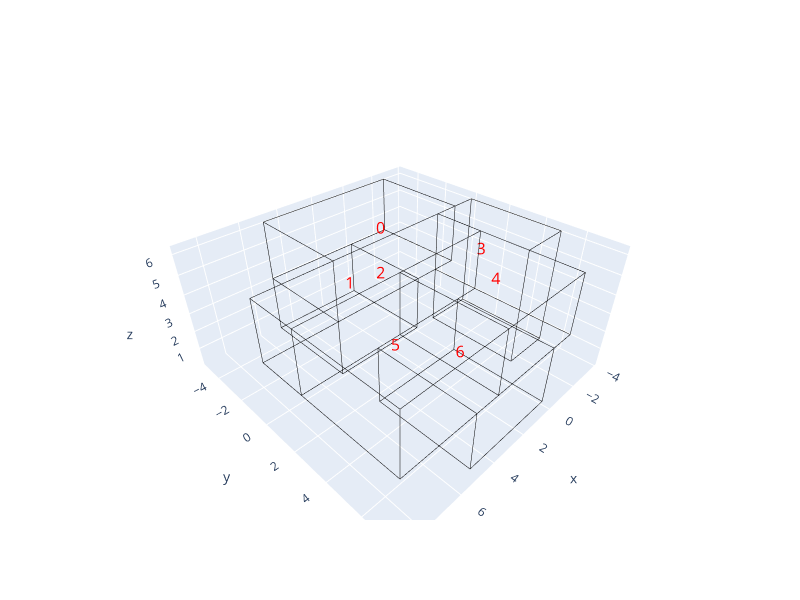

Notebook code cell kept with this figure:
### Markdown cell above
## 9. Label cells to identify rooms

### Code cell
import plotly.graph_objects as go
fig = go.Figure()

for i, v in enumerate(cell_vertices):
    fig.add_trace(go.Scatter3d(
        x=[v.X()], y=[v.Y()], z=[v.Z()],
        mode='text', text=[str(i)],
        textfont=dict(size=16, color='red'),
        showlegend=False
    ))

for e in Topology.Edges(cellcomplex):
    vs = Topology.Vertices(e)
    fig.add_trace(go.Scatter3d(
        x=[vs[0].X(), vs[1].X()], y=[vs[0].Y(), vs[1].Y()], z=[vs[0].Z(), vs[1].Z()],
        mode='lines', line=dict(color='black', width=1),
        showlegend=False
    ))

fig.update_layout(width=800, height=600, scene=dict(bgcolor='white'))
fig.show()

### Figure 1 — Plotly figure (JSON) as saved in the notebook; plotly's stock layout.template omitted (floating-point values rounded to 4 significant figures)
{"data": [{"mode": "text", "showlegend": false, "text": ["0"], "textfont": {"color": "red", "size": 16}, "type": "scatter3d", "x": [0.9167], "y": [-1.667], "z": [4.5]}, {"mode": "text", "showlegend": false, "text": ["1"], "textfont": {"color": "red", "size": 16}, "type": "scatter3d", "x": [2.639], "y": [-2.222], "z": [1.867]}, {"mode": "text", "showlegend": false, "text": ["2"], "textfont": {"color": "red", "size": 16}, "type": "scatter3d", "x": [3.6], "y": [1.2], "z": [4.52]}, {"mode": "text", "showlegend": false, "text": ["3"], "textfont": {"color": "red", "size": 16}, "type": "scatter3d", "x": [-2.228], "y": [2.065], "z": [3.591]}, {"mode": "text", "showlegend": false, "text": ["4"], "textfont": {"color": "red", "size": 16}, "type": "scatter3d", "x": [0.4808], "y": [4.808], "z": [4.469]}, {"mode": "text", "showlegend": false, "text": ["5"], "textfont": {"color": "red", "size": 16}, "type": "scatter3d", "x": [6.25], "y": [4.773], "z": [4.427]}, {"mode": "text", "showlegend": false, "text": ["6"], "textfont": {"color": "red", "size": 16}, "type": "scatter3d", "x": [2.75], "y": [5.0], "z": [2]}, {"line": {"color": "black", "width": 1}, "mode": "lines", "showlegend": false, "type": "scatter3d", "x": [0, -2.5], "y": [-5, -5.0], "z": [3.2, 3.2]}, {"line": {"color": "black", "width": 1}, "mode": "lines", "showlegend": false, "type": "scatter3d", "x": [0, 0], "y": [0, -5], "z": [3.2, 3.2]}, {"line": {"color": "black", "width": 1}, "mode": "lines", "showlegend": false, "type": "scatter3d", "x": [-1.25, 0], "y": [8e-06, 0], "z": [3.2, 3.2]}, {"line": {"color": "black", "width": 1}, "mode": "lines", "showlegend": false, "type": "scatter3d", "x": [-2.5, -1.25], "y": [8e-06, 8e-06], "z": [3.2, 3.2]}, {"line": {"color": "black", "width": 1}, "mode": "lines", "showlegend": false, "type": "scatter3d", "x": [-2.5, -2.5], "y": [-5.0, 8e-06], "z": [3.2, 3.2]}, {"line": {"color": "black", "width": 1}, "mode": "lines", "showlegend": false, "type": "scatter3d", "x": [0, 5.0], "y": [-5, -5.0], "z": [3.2, 3.2]}, {"line": {"color": "black", "width": 1}, "mode": "lines", "showlegend": false, "type": "scatter3d", "x": [5.0, 5.0], "y": [-5.0, -5.0], "z": [3.2, 6.2]}, {"line": {"color": "black", "width": 1}, "mode": "lines", "showlegend": false, "type": "scatter3d", "x": [5.0, -2.5], "y": [-5.0, -5.0], "z": [6.2, 6.2]}, {"line": {"color": "black", "width": 1}, "mode": "lines", "showlegend": false, "type": "scatter3d", "x": [-2.5, -2.5], "y": [-5.0, -5.0], "z": [6.2, 3.2]}, {"line": {"color": "black", "width": 1}, "mode": "lines", "showlegend": false, "type": "scatter3d", "x": [5.0, 5.0], "y": [4e-06, -5.0], "z": [3.2, 3.2]}, {"line": {"color": "black", "width": 1}, "mode": "lines", "showlegend": false, "type": "scatter3d", "x": [3.75, 5.0], "y": [8e-06, 4e-06], "z": [3.2, 3.2]}, {"line": {"color": "black", "width": 1}, "mode": "lines", "showlegend": false, "type": "scatter3d", "x": [0, 3.75], "y": [0, 8e-06], "z": [3.2, 3.2]}, {"line": {"color": "black", "width": 1}, "mode": "lines", "showlegend": false, "type": "scatter3d", "x": [5.0, 5.0], "y": [8e-06, 4e-06], "z": [6.2, 3.2]}, {"line": {"color": "black", "width": 1}, "mode": "lines", "showlegend": false, "type": "scatter3d", "x": [3.75, 5.0], "y": [8e-06, 8e-06], "z": [6.2, 6.2]}, {"line": {"color": "black", "width": 1}, "mode": "lines", "showlegend": false, "type": "scatter3d", "x": [-1.25, 3.75], "y": [8e-06, 8e-06], "z": [6.2, 6.2]}, {"line": {"color": "black", "width": 1}, "mode": "lines", "showlegend": false, "type": "scatter3d", "x": [-1.25, -1.25], "y": [8e-06, 8e-06], "z": [4.7, 6.2]}, {"line": {"color": "black", "width": 1}, "mode": "lines", "showlegend": false, "type": "scatter3d", "x": [-1.25, -1.25], "y": [8e-06, 8e-06], "z": [3.2, 4.7]}, {"line": {"color": "black", "width": 1}, "mode": "lines", "showlegend": false, "type": "scatter3d", "x": [-2.5, -1.25], "y": [8e-06, 8e-06], "z": [6.2, 6.2]}, {"line": {"color": "black", "width": 1}, "mode": "lines", "showlegend": false, "type": "scatter3d", "x": [-2.5, -2.5], "y": [8e-06, 8e-06], "z": [3.2, 6.2]}, {"line": {"color": "black", "width": 1}, "mode": "lines", "showlegend": false, "type": "scatter3d", "x": [-2.5, -2.5], "y": [-5.0, 8e-06], "z": [6.2, 6.2]}, {"line": {"color": "black", "width": 1}, "mode": "lines", "showlegend": false, "type": "scatter3d", "x": [5.0, 5.0], "y": [8e-06, -5.0], "z": [6.2, 6.2]}, {"line": {"color": "black", "width": 1}, "mode": "lines", "showlegend": false, "type": "scatter3d", "x": [0, 5], "y": [-5, -5], "z": [0.2, 0.2]}, {"line": {"color": "black", "width": 1}, "mode": "lines", "showlegend": false, "type": "scatter3d", "x": [5, 5.0], "y": [-5, -5.0], "z": [0.2, 3.2]}, {"line": {"color": "black", "width": 1}, "mode": "lines", "showlegend": false, "type": "scatter3d", "x": [0, 0], "y": [-5, -5], "z": [3.2, 0.2]}, {"line": {"color": "black", "width": 1}, "mode": "lines", "showlegend": false, "type": "scatter3d", "x": [5, 5], "y": [-5, 0], "z": [0.2, 0.2]}, {"line": {"color": "black", "width": 1}, "mode": "lines", "showlegend": false, "type": "scatter3d", "x": [5, 5.0], "y": [0, 4e-06], "z": [0.2, 3.2]}, {"line": {"color": "black", "width": 1}, "mode": "lines", "showlegend": false, "type": "scatter3d", "x": [5, 0], "y": [0, 0], "z": [0.2, 0.2]}, {"line": {"color": "black", "width": 1}, "mode": "lines", "showlegend": false, "type": "scatter3d", "x": [0, 0], "y": [0, 0], "z": [0.2, 3.2]}, {"line": {"color": "black", "width": 1}, "mode": "lines", "showlegend": false, "type": "scatter3d", "x": [0, 0], "y": [0, -5], "z": [0.2, 0.2]}, {"line": {"color": "black", "width": 1}, "mode": "lines", "showlegend": false, "type": "scatter3d", "x": [-1.25, -1.25], "y": [8e-06, 1.25], "z": [3.2, 3.2]}, {"line": {"color": "black", "width": 1}, "mode": "lines", "showlegend": false, "type": "scatter3d", "x": [-1.25, -1.25], "y": [1.25, 2.5], "z": [3.2, 3.2]}, {"line": {"color": "black", "width": 1}, "mode": "lines", "showlegend": false, "type": "scatter3d", "x": [-1.25, 1.3e-05], "y": [2.5, 2.5], "z": [3.2, 3.2]}, {"line": {"color": "black", "width": 1}, "mode": "lines", "showlegend": false, "type": "scatter3d", "x": [1.3e-05, 3.75], "y": [2.5, 2.5], "z": [3.2, 3.2]}, {"line": {"color": "black", "width": 1}, "mode": "lines", "showlegend": false, "type": "scatter3d", "x": [3.75, 5.0], "y": [2.5, 2.5], "z": [3.2, 3.2]}, {"line": {"color": "black", "width": 1}, "mode": "lines", "showlegend": false, "type": "scatter3d", "x": [5.0, 8.75], "y": [2.5, 2.5], "z": [3.2, 3.2]}, {"line": {"color": "black", "width": 1}, "mode": "lines", "showlegend": false, "type": "scatter3d", "x": [8.75, 8.75], "y": [2.5, 1.25], "z": [3.2, 3.2]}, {"line": {"color": "black", "width": 1}, "mode": "lines", "showlegend": false, "type": "scatter3d", "x": [8.75, 8.75], "y": [1.25, 8e-06], "z": [3.2, 3.2]}, {"line": {"color": "black", "width": 1}, "mode": "lines", "showlegend": false, "type": "scatter3d", "x": [8.75, 5.0], "y": [8e-06, 4e-06], "z": [3.2, 3.2]}, {"line": {"color": "black", "width": 1}, "mode": "lines", "showlegend": false, "type": "scatter3d", "x": [8.75, 5.0], "y": [8e-06, 8e-06], "z": [6.2, 6.2]}, {"line": {"color": "black", "width": 1}, "mode": "lines", "showlegend": false, "type": "scatter3d", "x": [8.75, 8.75], "y": [8e-06, 8e-06], "z": [4.7, 6.2]}, {"line": {"color": "black", "width": 1}, "mode": "lines", "showlegend": false, "type": "scatter3d", "x": [8.75, 8.75], "y": [8e-06, 8e-06], "z": [3.2, 4.7]}, {"line": {"color": "black", "width": 1}, "mode": "lines", "showlegend": false, "type": "scatter3d", "x": [-1.25, -1.25], "y": [1.25, 8e-06], "z": [6.2, 6.2]}, {"line": {"color": "black", "width": 1}, "mode": "lines", "showlegend": false, "type": "scatter3d", "x": [8.75, 8.75], "y": [8e-06, 1.25], "z": [6.2, 6.2]}, {"line": {"color": "black", "width": 1}, "mode": "lines", "showlegend": false, "type": "scatter3d", "x": [8.75, 8.75], "y": [1.25, 2.5], "z": [6.2, 6.2]}, {"line": {"color": "black", "width": 1}, "mode": "lines", "showlegend": false, "type": "scatter3d", "x": [8.75, 3.75], "y": [2.5, 2.5], "z": [6.2, 6.2]}, {"line": {"color": "black", "width": 1}, "mode": "lines", "showlegend": false, "type": "scatter3d", "x": [3.75, -1.25], "y": [2.5, 2.5], "z": [6.2, 6.2]}, {"line": {"color": "black", "width": 1}, "mode": "lines", "showlegend": false, "type": "scatter3d", "x": [-1.25, -1.25], "y": [2.5, 1.25], "z": [6.2, 6.2]}, {"line": {"color": "black", "width": 1}, "mode": "lines", "showlegend": false, "type": "scatter3d", "x": [-1.25, -1.25], "y": [2.5, 2.5], "z": [6.2, 4.7]}, {"line": {"color": "black", "width": 1}, "mode": "lines", "showlegend": false, "type": "scatter3d", "x": [-1.25, -1.25], "y": [2.5, 2.5], "z": [4.7, 3.2]}, {"line": {"color": "black", "width": 1}, "mode": "lines", "showlegend": false, "type": "scatter3d", "x": [3.75, 3.75], "y": [2.5, 2.5], "z": [6.2, 3.2]}, {"line": {"color": "black", "width": 1}, "mode": "lines", "showlegend": false, "type": "scatter3d", "x": [8.75, 8.75], "y": [2.5, 2.5], "z": [4.7, 3.2]}, {"line": {"color": "black", "width": 1}, "mode": "lines", "showlegend": false, "type": "scatter3d", "x": [8.75, 8.75], "y": [2.5, 2.5], "z": [6.2, 4.7]}, {"line": {"color": "black", "width": 1}, "mode": "lines", "showlegend": false, "type": "scatter3d", "x": [-1.25, -3.75], "y": [5.0, 5.0], "z": [6.2, 6.2]}, {"line": {"color": "black", "width": 1}, "mode": "lines", "showlegend": false, "type": "scatter3d", "x": [-3.75, -3.75], "y": [5.0, 2.5], "z": [6.2, 6.2]}, {"line": {"color": "black", "width": 1}, "mode": "lines", "showlegend": false, "type": "scatter3d", "x": [-3.75, -3.75], "y": [2.5, 8e-06], "z": [6.2, 6.2]}, {"line": {"color": "black", "width": 1}, "mode": "lines", "showlegend": false, "type": "scatter3d", "x": [-3.75, -2.5], "y": [8e-06, 8e-06], "z": [6.2, 6.2]}, {"line": {"color": "black", "width": 1}, "mode": "lines", "showlegend": false, "type": "scatter3d", "x": [-1.25, -1.25], "y": [2.5, 5.0], "z": [6.2, 6.2]}, {"line": {"color": "black", "width": 1}, "mode": "lines", "showlegend": false, "type": "scatter3d", "x": [-3.75, -3.75], "y": [8e-06, 8e-06], "z": [3.2, 0.2]}, {"line": {"color": "black", "width": 1}, "mode": "lines", "showlegend": false, "type": "scatter3d", "x": [-3.75, -3.75], "y": [8e-06, 8e-06], "z": [6.2, 3.2]}, {"line": {"color": "black", "width": 1}, "mode": "lines", "showlegend": false, "type": "scatter3d", "x": [-1.25, -1.25], "y": [8e-06, 8e-06], "z": [0.2, 3.2]}, {"line": {"color": "black", "width": 1}, "mode": "lines", "showlegend": false, "type": "scatter3d", "x": [-3.75, -1.25], "y": [8e-06, 8e-06], "z": [0.2, 0.2]}, {"line": {"color": "black", "width": 1}, "mode": "lines", "showlegend": false, "type": "scatter3d", "x": [-1.25, -1.25], "y": [5.0, 5.0], "z": [3.2, 6.2]}, {"line": {"color": "black", "width": 1}, "mode": "lines", "showlegend": false, "type": "scatter3d", "x": [-1.25, -1.25], "y": [2.5, 5.0], "z": [3.2, 3.2]}, {"line": {"color": "black", "width": 1}, "mode": "lines", "showlegend": false, "type": "scatter3d", "x": [-1.25, -1.25], "y": [5.0, 5.0], "z": [0.2, 3.2]}, {"line": {"color": "black", "width": 1}, "mode": "lines", "showlegend": false, "type": "scatter3d", "x": [-1.25, -1.25], "y": [2.5, 5.0], "z": [0.2, 0.2]}, {"line": {"color": "black", "width": 1}, "mode": "lines", "showlegend": false, "type": "scatter3d", "x": [-1.25, -1.25], "y": [8e-06, 2.5], "z": [0.2, 0.2]}, {"line": {"color": "black", "width": 1}, "mode": "lines", "showlegend": false, "type": "scatter3d", "x": [-1.25, -3.75], "y": [5.0, 5.0], "z": [0.2, 0.2]}, {"line": {"color": "black", "width": 1}, "mode": "lines", "showlegend": false, "type": "scatter3d", "x": [-3.75, -3.75], "y": [5.0, 5.0], "z": [0.2, 3.2]}, {"line": {"color": "black", "width": 1}, "mode": "lines", "showlegend": false, "type": "scatter3d", "x": [-3.75, -3.75], "y": [5.0, 5.0], "z": [3.2, 6.2]}, {"line": {"color": "black", "width": 1}, "mode": "lines", "showlegend": false, "type": "scatter3d", "x": [-3.75, -3.75], "y": [5.0, 2.5], "z": [0.2, 0.2]}, {"line": {"color": "black", "width": 1}, "mode": "lines", "showlegend": false, "type": "scatter3d", "x": [-3.75, -3.75], "y": [2.5, 8e-06], "z": [0.2, 0.2]}, {"line": {"color": "black", "width": 1}, "mode": "lines", "showlegend": false, "type": "scatter3d", "x": [1.3e-05, 1.3e-05], "y": [7.5, 2.5], "z": [3.2, 3.2]}, {"line": {"color": "black", "width": 1}, "mode": "lines", "showlegend": false, "type": "scatter3d", "x": [-1.25, 1.3e-05], "y": [7.5, 7.5], "z": [3.2, 3.2]}, {"line": {"color": "black", "width": 1}, "mode": "lines", "showlegend": false, "type": "scatter3d", "x": [-1.25, -1.25], "y": [5.0, 7.5], "z": [3.2, 3.2]}, {"line": {"color": "black", "width": 1}, "mode": "lines", "showlegend": false, "type": "scatter3d", "x": [3.75, 3.75], "y": [7.5, 2.5], "z": [3.2, 3.2]}, {"line": {"color": "black", "width": 1}, "mode": "lines", "showlegend": false, "type": "scatter3d", "x": [1.3e-05, 3.75], "y": [7.5, 7.5], "z": [3.2, 3.2]}, {"line": {"color": "black", "width": 1}, "mode": "lines", "showlegend": false, "type": "scatter3d", "x": [-1.25, -1.25], "y": [7.5, 7.5], "z": [3.2, 6.2]}, {"line": {"color": "black", "width": 1}, "mode": "lines", "showlegend": false, "type": "scatter3d", "x": [-1.25, 3.75], "y": [7.5, 7.5], "z": [6.2, 6.2]}, {"line": {"color": "black", "width": 1}, "mode": "lines", "showlegend": false, "type": "scatter3d", "x": [3.75, 3.75], "y": [7.5, 7.5], "z": [6.2, 3.2]}, {"line": {"color": "black", "width": 1}, "mode": "lines", "showlegend": false, "type": "scatter3d", "x": [-1.25, -1.25], "y": [5.0, 7.5], "z": [6.2, 6.2]}, {"line": {"color": "black", "width": 1}, "mode": "lines", "showlegend": false, "type": "scatter3d", "x": [3.75, 3.75], "y": [7.5, 2.5], "z": [6.2, 6.2]}, {"line": {"color": "black", "width": 1}, "mode": "lines", "showlegend": false, "type": "scatter3d", "x": [5.0, 5.0], "y": [7.5, 2.5], "z": [3.2, 3.2]}, {"line": {"color": "black", "width": 1}, "mode": "lines", "showlegend": false, "type": "scatter3d", "x": [3.75, 5.0], "y": [7.5, 7.5], "z": [3.2, 3.2]}, {"line": {"color": "black", "width": 1}, "mode": "lines", "showlegend": false, "type": "scatter3d", "x": [8.75, 8.75], "y": [7.5, 2.5], "z": [3.2, 3.2]}, {"line": {"color": "black", "width": 1}, "mode": "lines", "showlegend": false, "type": "scatter3d", "x": [5.0, 8.75], "y": [7.5, 7.5], "z": [3.2, 3.2]}, {"line": {"color": "black", "width": 1}, "mode": "lines", "showlegend": false, "type": "scatter3d", "x": [3.75, 8.75], "y": [7.5, 7.5], "z": [6.2, 6.2]}, {"line": {"color": "black", "width": 1}, "mode": "lines", "showlegend": false, "type": "scatter3d", "x": [8.75, 8.75], "y": [7.5, 7.5], "z": [6.2, 3.2]}, {"line": {"color": "black", "width": 1}, "mode": "lines", "showlegend": false, "type": "scatter3d", "x": [8.75, 8.75], "y": [7.5, 2.5], "z": [6.2, 6.2]}, {"line": {"color": "black", "width": 1}, "mode": "lines", "showlegend": false, "type": "scatter3d", "x": [1.3e-05, 5.0], "y": [2.5, 2.5], "z": [0.2, 0.2]}, {"line": {"color": "black", "width": 1}, "mode": "lines", "showlegend": false, "type": "scatter3d", "x": [5.0, 5.0], "y": [2.5, 2.5], "z": [0.2, 3.2]}, {"line": {"color": "black", "width": 1}, "mode": "lines", "showlegend": false, "type": "scatter3d", "x": [1.3e-05, 1.3e-05], "y": [2.5, 2.5], "z": [3.2, 0.2]}, {"line": {"color": "black", "width": 1}, "mode": "lines", "showlegend": false, "type": "scatter3d", "x": [5.0, 1.3e-05], "y": [7.5, 7.5], "z": [0.2, 0.2]}, {"line": {"color": "black", "width": 1}, "mode": "lines", "showlegend": false, "type": "scatter3d", "x": [1.3e-05, 1.3e-05], "y": [7.5, 7.5], "z": [0.2, 3.2]}, {"line": {"color": "black", "width": 1}, "mode": "lines", "showlegend": false, "type": "scatter3d", "x": [5.0, 5.0], "y": [7.5, 7.5], "z": [3.2, 0.2]}, {"line": {"color": "black", "width": 1}, "mode": "lines", "showlegend": false, "type": "scatter3d", "x": [1.3e-05, 1.3e-05], "y": [7.5, 2.5], "z": [0.2, 0.2]}, {"line": {"color": "black", "width": 1}, "mode": "lines", "showlegend": false, "type": "scatter3d", "x": [5.0, 5.0], "y": [7.5, 2.5], "z": [0.2, 0.2]}], "layout": {"height": 600, "scene": {"bgcolor": "white"}, "width": 800}}
